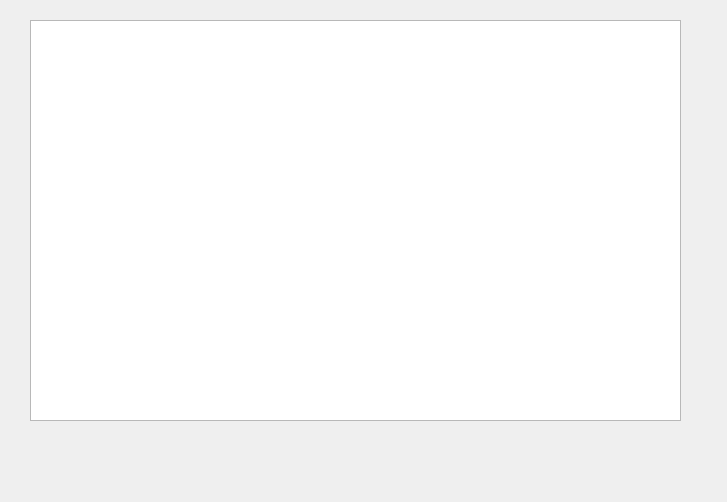
<?xml version="1.0" encoding="UTF-8"?>
<ui version="4.0">
 <class>FarmStore</class>
 <widget class="QWidget" name="FarmStore">
  <property name="geometry">
   <rect>
    <x>0</x>
    <y>0</y>
    <width>727</width>
    <height>502</height>
   </rect>
  </property>
  <property name="windowTitle">
   <string>Form</string>
  </property>
  <widget class="QWidget" name="layoutWidget">
   <property name="geometry">
    <rect>
     <x>30</x>
     <y>20</y>
     <width>651</width>
     <height>401</height>
    </rect>
   </property>
   <layout class="QVBoxLayout" name="verticalLayout_2" stretch="75">
    <property name="spacing">
     <number>10</number>
    </property>
    <item>
     <layout class="QHBoxLayout" name="horizontalLayout">
      <item>
       <widget class="QTableView" name="tableView">
        <property name="sizePolicy">
         <sizepolicy hsizetype="Expanding" vsizetype="Expanding">
          <horstretch>0</horstretch>
          <verstretch>0</verstretch>
         </sizepolicy>
        </property>
        <property name="editTriggers">
         <set>QAbstractItemView::NoEditTriggers</set>
        </property>
        <property name="selectionMode">
         <enum>QAbstractItemView::SingleSelection</enum>
        </property>
        <property name="selectionBehavior">
         <enum>QAbstractItemView::SelectRows</enum>
        </property>
       </widget>
      </item>
     </layout>
    </item>
   </layout>
  </widget>
 </widget>
 <resources/>
 <connections/>
</ui>
